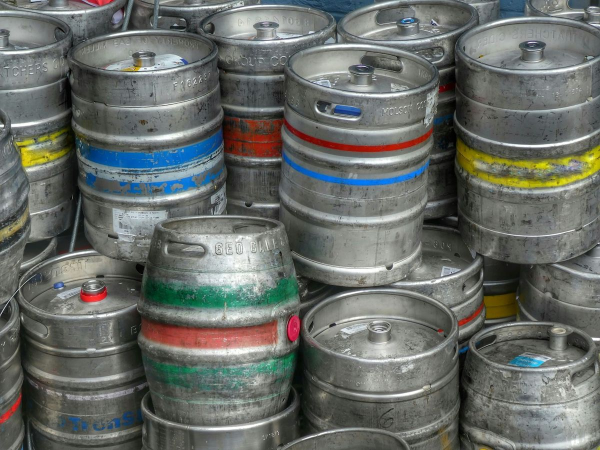
#> input picture contenus/images/france-boissons/futs-vrac.jpg, 1200 x 900 px (shown at 1/2 size)
$ python -i images-france-boissons.py   (imports and definitions only)
#> lines starting #> are read from the running program, lines starting #| are printed output that depends on the picture; after the words box and inside, x2 and y2 are one past the last pixel; in counts of white or black regions, pixels touching at a corner belong together
#!/usr/bin/env python
# -*- coding: utf-8 -*-
"""Photos libres du scenario France Boissons (ENT-6.x), chantier D-D.

Pour chaque image : telecharge l'original (Unsplash ou Pexels), applique la
retouche decrite dans docs/briefs/IMAGES-france-boissons.md, reduit a 1200 px
de large au plus, enregistre en JPEG qualite 80 dans
contenus/images/france-boissons/, RELIT le fichier ecrit et affiche son
SHA-256, sa taille et ses dimensions.

Les originaux vont dans outils/images-france-boissons-sources/ (jamais
commites, voir .gitignore). Un original deja present n'est pas retelecharge.
Pour recommencer a zero : vider ce dossier.

Dependances (utilisateur) : pillow, numpy, opencv-python-headless.
Lancer :  python outils/images-france-boissons.py            (toutes les images)
          python outils/images-france-boissons.py futs-mur   (une seule)

Aucune image n'est chargee depuis Unsplash ou Pexels par le site : ce script
est le seul a y aller, une fois, a la fabrication.
"""
import hashlib
import io
import os
import sys
import urllib.request

import cv2
import numpy as np
from PIL import Image, ImageOps

RACINE = os.path.dirname(os.path.dirname(os.path.abspath(__file__)))
SOURCES = os.path.join(RACINE, "outils", "images-france-boissons-sources")
SORTIE = os.path.join(RACINE, "contenus", "images", "france-boissons")
LARGEUR_MAX = 1200
QUALITE = 80


def url_unsplash(ident):
    return "https://unsplash.com/photos/%s/download?force=true&w=1600" % ident


# [4 lines left out: function url_pexels, not called in this run]


# ----------------------------------------------------------------- outils


def en_cv(img):
    """PIL RGB -> tableau BGR."""
    return cv2.cvtColor(np.array(img.convert("RGB")), cv2.COLOR_RGB2BGR)


def en_pil(arr):
    return Image.fromarray(cv2.cvtColor(arr, cv2.COLOR_BGR2RGB))


def remplir_par_voisinage(arr, masque, sigma, sources=None):
    """Remplace les pixels du masque par la moyenne (floue) des pixels voisins
    hors masque : efface un motif sur un aplat (plastique rouge, mur blanc)."""
    m = (masque > 0).astype(np.float32)
    libre = 1.0 - m
    if sources is not None:  # ne copier que des pixels de cette nature
        libre = libre * (sources > 0).astype(np.float32)
    f = arr.astype(np.float32)
    fond = np.zeros_like(f)
    rempli = np.zeros(m.shape, bool)
    # plusieurs echelles : on prend la plus fine qui voit assez de voisins
    for sg in (sigma, sigma * 2, sigma * 4, sigma * 8, sigma * 16, sigma * 32):
        num = cv2.GaussianBlur(f * libre[..., None], (0, 0), sg)
        den = cv2.GaussianBlur(libre, (0, 0), sg)
        ok = (den > (0.25 if sg < sigma * 32 else 0.01)) & ~rempli
        fond[ok] = (num[ok] / den[ok][:, None])
        rempli |= ok
    ok = ~rempli
    fond[ok] = f[ok]
    # fondu sur le bord du masque pour ne pas laisser de contour
    alpha = cv2.GaussianBlur(m, (0, 0), 1.5)[..., None]
    alpha = np.clip(alpha * 1.6, 0, 1)
    out = f * (1 - alpha) + fond * alpha
    return np.clip(out, 0, 255).astype(np.uint8)


def composantes_larges(masque, aire_min):
    n, lab, stats, _ = cv2.connectedComponentsWithStats(masque, connectivity=8)
    out = np.zeros_like(masque)
    for i in range(1, n):
        if stats[i, cv2.CC_STAT_AREA] >= aire_min:
            out[lab == i] = 255
    return out


def dilater(masque, rayon):
    k = cv2.getStructuringElement(cv2.MORPH_ELLIPSE, (2 * rayon + 1, 2 * rayon + 1))
    return cv2.dilate(masque, k)


# [4 lines left out: function rect_masque, not called in this run]


def poly_masque(forme, points):
    m = np.zeros(forme[:2], np.uint8)
    cv2.fillPoly(m, [np.array(points, np.int32)], 255)
    return m


# [6 lines left out: function flouter_zone, not called in this run]


# ---------------------------------------------------------------- retouches


def retouche_aucune(img):
    return img


def retouche_futs_mur(img):
    # au-dessus des herbes du sol : on garde le mur et les deux rangees de futs
    return img.crop((0, 0, 1600, 900))


def retouche_casier_vides(img):
    # recadrage sur le casier du bas, puis effacement de « mini SUPER BOCK »
    # (arc jaune, textes, « 30 grfs ») sur les deux faces visibles
    x0, y0, x1, y1 = 130, 1180, 1520, 2300
    arr = en_cv(img.crop((x0, y0, x1, y1)))
    hsv = cv2.cvtColor(arr, cv2.COLOR_BGR2HSV)
    h, s, v = cv2.split(hsv)
    jaune = ((h >= 12) & (h <= 35) & (s > 90) & (v > 140)).astype(np.uint8) * 255
    # les deux faces visibles de la caisse (pas les goulots des bouteilles)
    zone = poly_masque(jaune.shape, [(93, 185), (649, 417), (649, 938), (116, 579)])
    zone |= poly_masque(jaune.shape, [(655, 422), (1214, 278), (1181, 695), (660, 938)])
    m = composantes_larges(cv2.bitwise_and(jaune, zone), 12)
    m = dilater(m, 11)
    # on ne recopie que du plastique rouge uni (pas les bouteilles ni le mur)
    rouge = (((h <= 8) | (h >= 170)) & (s > 120) & (v > 50)).astype(np.uint8) * 255
    rouge = cv2.erode(rouge, np.ones((5, 5), np.uint8))
    arr = remplir_par_voisinage(arr, m, 7, rouge)
    return en_pil(arr)


# [53 lines left out: functions retouche_bar_plage, retouche_chariot_boissons, retouche_entrepot_cartons, retouche_camion_port, not called in this run]


# ------------------------------------------------------------------ tableau

# (fichier, source, identifiant, retouche)
IMAGES = [
    ("futs-vrac",         "unsplash", "2Gx8qmygwqg", retouche_aucune),
    ("futs-mur",          "unsplash", "UuyY2Ep3z4I", retouche_futs_mur),
    ("casier-vides",      "unsplash", "OYvf8JthYe8", retouche_casier_vides),
    ("tireuse",           "unsplash", "p_Z7UOqYrlA", retouche_aucune),
    ("bar-plage",         "unsplash", "JVfHTJwawA8", retouche_bar_plage),
    ("entrepot-allee",    "unsplash", "GK8x_XCcDZg", retouche_aucune),
    ("entrepot-racks",    "unsplash", "OnbSOhz0oig", retouche_aucune),
    ("chariot-boissons",  "unsplash", "F2C_mSrb6iM", retouche_chariot_boissons),
    ("entrepot-cartons",  "unsplash", "h3pVxOIpnzk", retouche_entrepot_cartons),
    ("camion-route",      "pexels",   "11262203",    retouche_aucune),
    ("camion-port",       "pexels",   "16718733",    retouche_camion_port),
]


# [12 lines left out: function telecharger, not called in this run]


def sha(chemin):
    with open(chemin, "rb") as f:
        return hashlib.sha256(f.read()).hexdigest()


# [30 lines left out: functions fabriquer, main, not called in this run]


# [2 lines not run here, left out]

>>> from PIL import Image
>>> picture = Image.open('../contenus/images/france-boissons/futs-vrac.jpg')
#> picture is the input picture: PIL image 1200x900 RGB; mean R, G, B 104.3, 108.3, 103.9
>>> result = retouche_casier_vides(picture)
#> in en_cv, `return cv2.cvtColor(np.array(img.convert("RGB")), cv2.COLOR_RGB2BGR)`: returned value: shape (1120, 1390, 3); every value is 0
#> in retouche_casier_vides, `h, s, v = cv2.split(hsv)`: h: shape (1120, 1390); every value is 0
#> in poly_masque, `cv2.fillPoly(m, [np.array(points, np.int32)], 255)`:
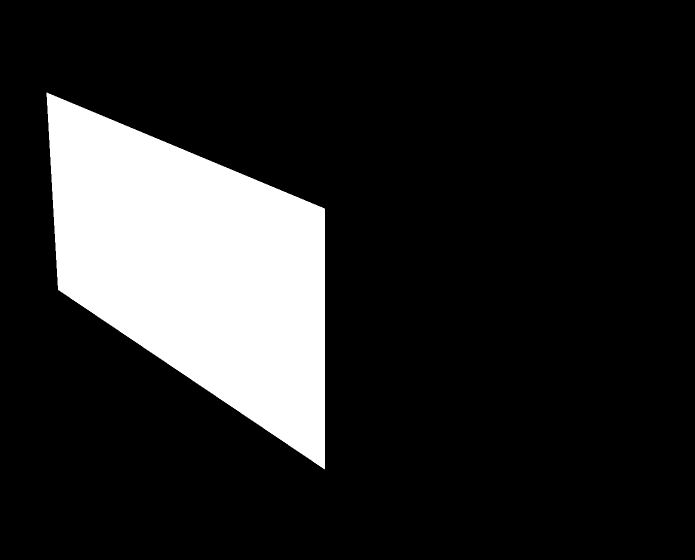
#> m: shape (1120, 1390) (shown at 1/2 size); 15.8% white; 1 white region, box (x1, y1, x2, y2) and area: (93, 185, 650, 939) 246714
#> call 2 of poly_masque, with forme = (1120, 1390)
#> in poly_masque (call 2), `cv2.fillPoly(m, [np.array(points, np.int32)], 255)`:
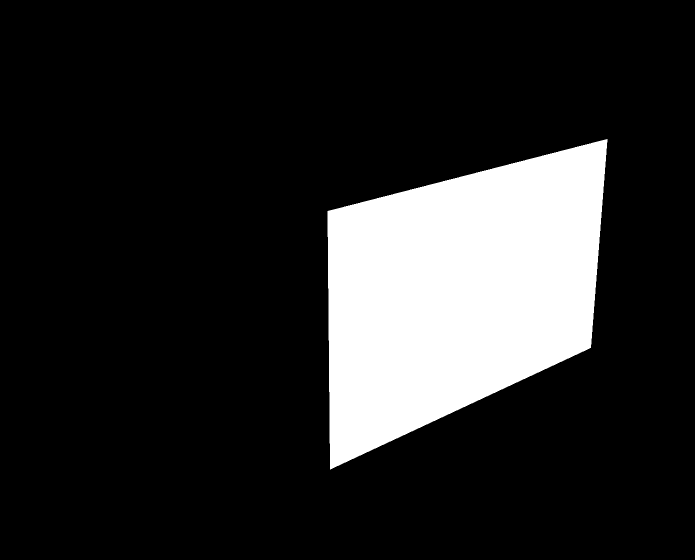
#> m: shape (1120, 1390) (shown at 1/2 size); 16.1% white; 1 white region, box (x1, y1, x2, y2) and area: (655, 278, 1215, 939) 250209
#> in composantes_larges, `n, lab, stats, _ = cv2.connectedComponentsWithStats(masque, connectivi..`: lab: shape (1120, 1390) int32; every value is 0
#> in composantes_larges, `n, lab, stats, _ = cv2.connectedComponentsWithStats(masque, connectivi..`: n = 1; stats = [[0, 0, 1390, 1120, 1556800]]
#> in remplir_par_voisinage, `libre = 1.0 - m`: libre: shape (1120, 1390) float32; every value is 1
#> in remplir_par_voisinage, `f = arr.astype(np.float32)`: f: shape (1120, 1390, 3) float32; every value is 0
#> in remplir_par_voisinage, `ok = ~rempli`: ok: shape (1120, 1390) bool; every value is 1
